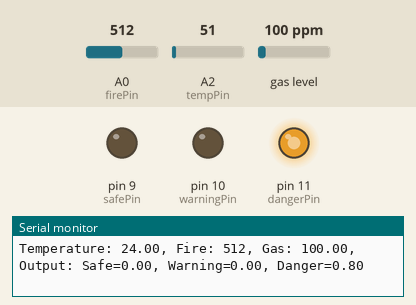
This sketch was run on a simulated Arduino Uno, built with avr-gcc and run on an emulated ATmega328P. Shown: output pins drawn as LEDs (lit = HIGH), the last lines printed to the serial monitor. The test bench sets the inputs (shaded band); at power-on: A2 (tempPin) = 51, gas level 100 ppm, A0 (firePin) = 512.

Above: at 1.2 s.
1.3 s: A2 (tempPin) set to 30
At 2.5 s:
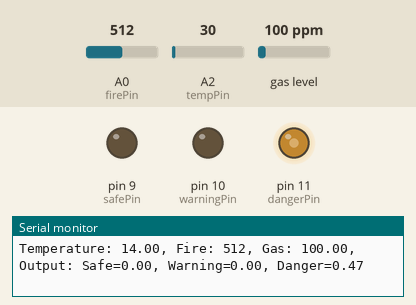
3.2 s: gas level set to 20 ppm
At 3.5 s:
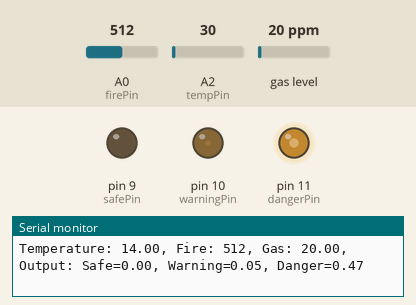
4.7 s: A0 (firePin) set to 55
6.2 s: A0 (firePin) set to 47
At 6.5 s:
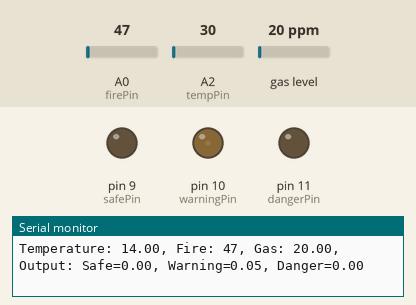
7.7 s: A2 (tempPin) set to 112
At 9.3 s:
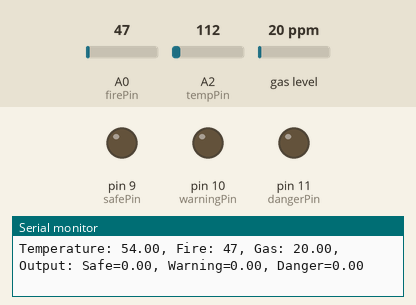
9.6 s: A2 (tempPin) set to 86
At 10.7 s:
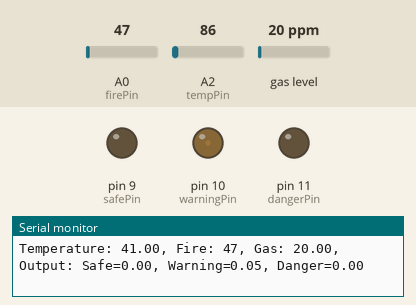
Timing chart, 0 to 12.2 s (numbered marks = the images above; inputs shaded):
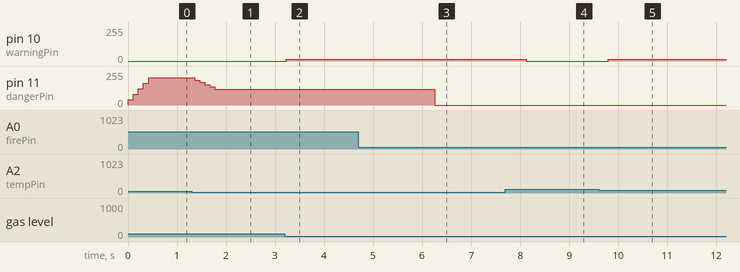

Measured:
- the behaviour switches between 50 and 49 on A0 (firePin) (found by bisection; images 2 and 3)
- after the input at 1.3 s, pin 11 (dangerPin): moves from 204/255 to 119/255 over 0.42 s, starting after 0.06 s
- after the input at 3.2 s, pin 10 (warningPin): 0/255 → 12/255 at once
- after the input at 6.2 s, pin 11 (dangerPin): 119/255 → 0/255 after 0.05 s
- after the input at 7.7 s, pin 10 (warningPin): 12/255 → 0/255 after 0.43 s
- after the input at 9.6 s, pin 10 (warningPin): 0/255 → 12/255 after 0.19 s

The sketch:

fuzzy_reng3.ino
```cpp
#include <MQUnifiedsensor.h>
#include <EEPROM.h>

// Define input pins
const int tempPin = A2;
const int firePin = A0;
const int gasPin = A3; // Modified pin for gas (smoke) sensor

// Define output pins
const int safePin = 9;
const int warningPin = 10;
const int dangerPin = 11;

// Declare variables at global scope
const String Board = "Arduino UNO";
const String Type = "MQ-2"; // MQ2
#define Voltage_Resolution (5)
#define ADC_Bit_Resolution (10) // For Arduino UNO/MEGA/NANO
#define RatioMQ2CleanAir (9.83) // RS / R0 = 9.83 ppm

MQUnifiedsensor MQ2(Board, Voltage_Resolution, ADC_Bit_Resolution, gasPin, Type); // MQ2 sensor object

const int numReadings = 5;     // Number of readings to average
int tempReadings[numReadings]; // Array to store temperature readings
int tempIndex = 0;             // Index of the current temperature reading
float averageTemp = 0;         // Average temperature value

void setup()
{
  // Set input pins as inputs
  pinMode(tempPin, INPUT);
  pinMode(firePin, INPUT);

  // Set output pins as outputs
  pinMode(safePin, OUTPUT);
  pinMode(warningPin, OUTPUT);
  pinMode(dangerPin, OUTPUT);

  // Start serial communication for debugging purposes
  Serial.begin(115200);

  // MQ Init
  MQ2.setRegressionMethod(1);
  MQ2.setA(574.25);
  MQ2.setB(-2.222);
  MQ2.init();
  MQ2.setR0(RatioMQ2CleanAir);
  MQ2.serialDebug(true);
}

void loop()
{
  // Read temperature
  int sensorValue = analogRead(tempPin);
  float voltage = (sensorValue / 1024.0) * 5.0; // Convert analog value to voltage
  float temperature = voltage * 100.0; // Apply the offset to adjust the temperature reading
  tempReadings[tempIndex] = int(temperature);                // Store temperature reading in the array
  tempIndex = (tempIndex + 1) % numReadings;                 // Increment index
  averageTemp = calculateAverage(tempReadings, numReadings); // Calculate the average temperature

  // Read fire and gas (smoke) sensor values
  int fire = analogRead(firePin);
  MQ2.update();        // Update data, the Arduino will read the voltage from the analog pin
  MQ2.readSensor();    // Sensor will read PPM concentration using the model, a and b values set previously or from the setup

  // Fuzzy logic calculation for temperature
  float cold = max(0, 1 - (averageTemp - 0) / (20 - 0));
  float warm = max(0, min((averageTemp - 0) / (30 - 0), (50 - averageTemp) / (50 - 30)));
  float hot = max(0, min((averageTemp - 30) / (70 - 30), 1));

  // Fuzzy logic calculation for fire
  float none = max(0, 1 - (fire - 0) / (5 - 0));
  float small = max(0, min((fire - 0) / (10 - 0), (30 - fire) / (30 - 10)));
  float large = max(0, min((fire - 20) / (50 - 20), 1));

  // Fuzzy logic calculation for gas (smoke)
  float gasValue = MQ2.readSensor();
  float noGas = max(0, 1 - (gasValue - 0) / (10 - 0));
  float lightGas = max(0, min((gasValue - 0) / (20 - 0), (40 - gasValue)) / (40 - 20));
  float heavyGas = max(0, min((gasValue - 30) / (70 - 30), 1));

  // Fuzzy logic rules for output
  float safe = min(cold, max(none, noGas));
  float warning = min(max(cold, warm), max(max(none, small), lightGas));
  float danger = min(max(warm, hot), max(large, heavyGas));

  // Output values to pins
  analogWrite(safePin, safe * 255);
  analogWrite(warningPin, warning * 255);
  analogWrite(dangerPin, danger * 255);

  // Debugging output to serial monitor
  Serial.print("Temperature: ");
  Serial.print(averageTemp);
  Serial.print(", Fire: ");
  Serial.print(fire);
  Serial.print(", Gas: ");
  Serial.print(gasValue);
  Serial.print(", Output: Safe=");
  Serial.print(safe);
  Serial.print(", Warning=");
  Serial.print(warning);
  Serial.print(", Danger=");
  Serial.println(danger);

  // Wait for a short time before reading inputs again
  delay(100);
}

// Function to calculate the average value from an array
float calculateAverage(int *array, int length)
{
  float sum = 0;
  for (int i = 0; i < length; i++)
  {
    sum += array[i];
  }
  return sum / length;
}
```
